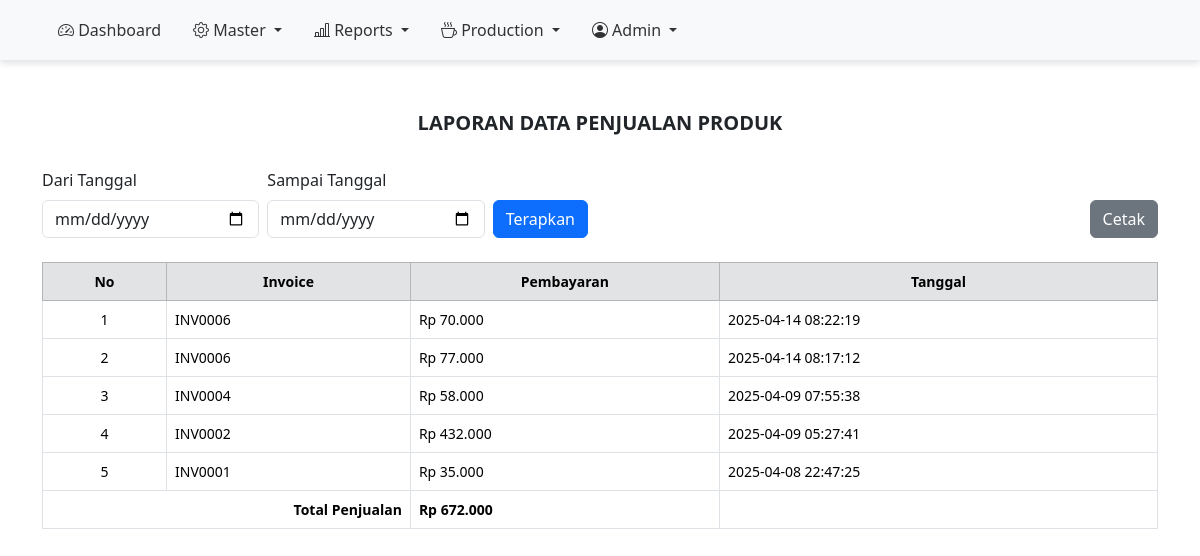
The app's page /Admin/report-expense.php (signed in) with its own data.
### config.php (called while the page is built, shortened)
<?php
    $host = "localhost";
    $user = "root";
    $pass = "";
    $db = "breadone";
    $conn = mysqli_connect($host, $user, $pass, $db);
    function getAllExpense() {
        global $conn;
        return mysqli_query($conn, "SELECT * FROM `bo-income` ORDER BY date_income DESC");
    }
?>

### Admin/report-expense.php (the view, shortened to what this page needs)
<?php
include '../config.php';
if (isset($_POST["filter"])) {
    $start = $_POST["start_date"];
    $end = $_POST["end_date"];
    $expense = filterExpenseByDate($start, $end);
} else {
    $expense = getAllExpense();
}
?>
<!DOCTYPE html>
<html lang="en">
<head>
    <link href="https://cdn.jsdelivr.net/npm/bootstrap@5.3.3/dist/css/bootstrap.min.css" rel="stylesheet">
</head>
<body>
    <div class="no-print">
        <?php include "../Layout/sidebar.php" ?>
    </div>
    <div class="container mt-5">
        <div class="text-center report-title">LAPORAN DATA PENJUALAN PRODUK</div>
        <div class="row justify-content-between align-items-end no-print mb-4">
            <div class="col-md-6">
                <form method="post" class="row g-2 align-items-end">
                    <div class="col">
                        <label for="start_date" class="form-label">Dari Tanggal</label>
                        <input type="date" name="start_date" id="start_date" class="form-control" required>
                    </div>
                    <div class="col">
                        <label for="end_date" class="form-label">Sampai Tanggal</label>
                        <input type="date" name="end_date" id="end_date" class="form-control" required>
                    </div>
                    <div class="col-auto">
                        <button type="submit" name="filter" class="btn btn-primary">Terapkan</button>
                    </div>
                </form>
            </div>
            <div class="col-md-auto text-end">
                <button type="button" onclick="window.print()" class="btn btn-secondary">Cetak</button>
            </div>
        </div>
        <div class="table-responsive">
            <table class="table table-bordered">
                <thead class="table-secondary text-center">
                    <tr>
                        <th>No</th>
                        <th>Invoice</th>
                        <th>Pembayaran</th>
                        <th>Tanggal</th>
                    </tr>
                </thead>
                <tbody>
                    <?php if (empty($expense)): ?>
                        <tr>
                            <td colspan="4" class="text-center text-danger">Tidak ada data ditemukan</td>
                        </tr>
                    <?php else: ?>
                        <?php $i = 1; ?>
                        <?php foreach ($expense as $row): ?>
                            <tr>
                                <td class="text-center"><?= $i ?></td>
                                <td><?= htmlspecialchars($row["invoice"]) ?></td>
                                <td>Rp <?= number_format($row["total_price"], 0, ',', '.') ?></td>
                                <td><?= htmlspecialchars($row["date_income"]) ?></td>
                            </tr>
                            <?php $i++; ?>
                        <?php endforeach; ?>
                    <?php endif; ?>
                    <?php
                        $totalBayar = 0;
                        foreach ($expense as $row) {
                            $totalBayar += $row["total_price"];
                        }
                    ?>
                    <tr>
                        <td colspan="2" class="text-end fw-bold">Total Penjualan</td>
                        <td class="fw-bold">Rp <?= number_format($totalBayar, 0, ',', '.') ?></td>
                        <td></td>
                    </tr>
                </tbody>
            </table>
        </div>
    </div>
</body>
</html>

### Admin/report-expense.php (style rules this page uses)
.table th, .table td { vertical-align: middle; font-size: 14px; }
.report-title { font-size: 20px; font-weight: bold; margin-bottom: 30px; }

### records on screen
bo-income: invoice "INV0006", total_price "70.000", date_income "2025-04-14 08:22:19"
bo-income: invoice "INV0006", total_price "77.000", date_income "2025-04-14 08:17:12"
bo-income: invoice "INV0004", total_price "58.000", date_income "2025-04-09 07:55:38"
bo-income: invoice "INV0002", total_price "432.000", date_income "2025-04-09 05:27:41"
bo-income: invoice "INV0001", total_price "35.000", date_income "2025-04-08 22:47:25"

### other values on screen
$totalBayar "672.000"
